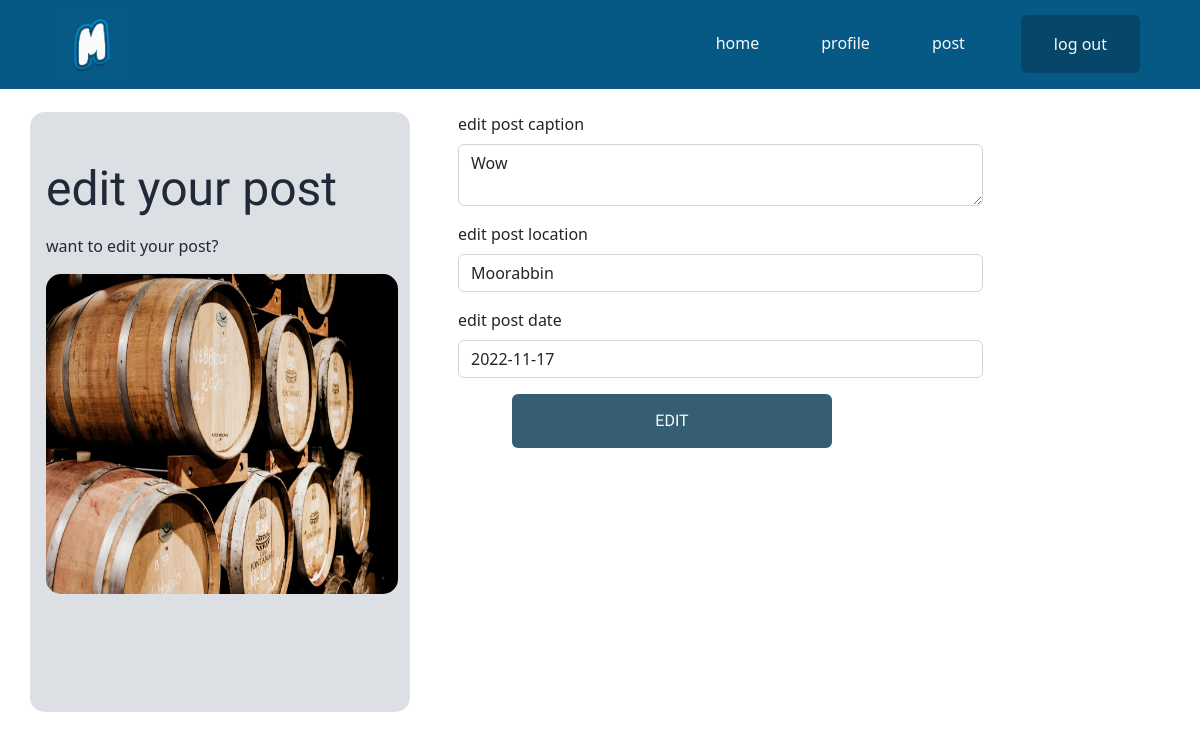
The app's page /editpost.php?post=10 (signed in) with its own data.
### tables this page shows
CREATE TABLE IF NOT EXISTS `posts` (
  `postid` int(11) NOT NULL AUTO_INCREMENT,
  `userid` int(11) DEFAULT NULL,
  `postImage` text,
  `caption` varchar(255) DEFAULT NULL,
  `postDate` date DEFAULT NULL,
  `location` varchar(255) DEFAULT NULL,
  PRIMARY KEY (`postid`),
  KEY `userid` (`userid`)
);

### editpost.php (the view, shortened to what this page needs)
<?php require './templates/header.php' ?>
<body>
<?php require './templates/navbar.php' ?>
<section class="container" id="updatePostSection" style="margin-top: 4rem;">
  <?php
  if(isset($_GET['post']) && isset($_SESSION['userid'])){
    require './includes/connection.inc.php';
    $postid = mysqli_real_escape_string($conn, $_GET['post']);
    $postid = intval($postid);
    $sql = "SELECT * FROM posts WHERE postid=?;";
    $statement = mysqli_stmt_init($conn);
    if(!mysqli_stmt_prepare($statement, $sql)){
      header("Location: ../editpost.php?error=sqlError&post=" . $postid);
      exit();
    } else {
      mysqli_stmt_bind_param($statement, "i", $postid);
      mysqli_stmt_execute($statement);
      $results = mysqli_stmt_get_result($statement);
      $row = mysqli_fetch_assoc($results);
    }
  } else {
    header("Location: ../home.php?error=forbidden");
    exit();
  }
  ?>
  <div class="row">
    <div class="col-4" id="editPostNote">
      <h1>edit your post</h2>
      <p>want to edit your post?</p>
      <img src="<?php if(!empty($_GET['post'])){echo $row['postImage'];}?>" alt="<?php if(!empty($_GET['post'])){echo $row['location'];}?>" style="width: 22rem; height:20rem">
    </div>
    <div class="col-8 mt-5 ps-5">
      <form action="./includes/updatepost.inc.php?post=<?php echo $_GET['post']
      ?>" method="POST">
      <div class="mb-3">
  <label for="editCaption" class="form-label">edit post caption</label>
  <textarea class="form-control w-75" id="editCaption" name="editCaption" rows="2" placeholder="edit your post caption"><?php if(!empty($_GET['post'])){echo $row['caption'];}?></textarea>
</div>
<div class="mb-3">
  <label for="editLocation" class="form-label">edit post location</label>
  <input type="text" class="form-control w-75" id="editLocation" placeholder="i.e melbourne, vic" name="editLocation" value="<?php if(!empty($_GET['post'])){echo $row['location'];} ?>">
</div>
<div class="mb-3">
  <label for="editDate" class="form-label">edit post date</label>
  <input type="text" class="form-control w-75" id="editDate" name="editDate" value=<?php if(!empty($_GET['post'])){echo $row['postDate'];}?> placeholder="<?php date_default_timezone_set("Australia/Melbourne"); $date = date('Y-m-d'); echo $date; ?>">
</div>
<input type="submit" value="edit" class="btn btn-secondary" name="submitEditPost" id="submitEditPost" style="left: 32rem;position:absolute;">
      </form>
    </div>
  </div>
</section>
</body>
</html>

### style/normal.css (style rules this page uses)
:root { --primary-light: #f9fafb; --primary-dark: #1f2937; --brand-color: #075985; }
.btn { width: 13rem; font-weight: 500; }
h1, h2, h3, h4, h5, h6 { color: var(--primary-dark); }
h1 { font-family: 'Knewave', cursive; font-size: 3rem; }
.btn-secondary { border: none; font-family: 'Knewave', cursive; background: #355d73; color: var(--primary-light); font-weight: 100; padding: 15px; text-transform: uppercase; border-radius: 6px; text-decoration: none; display: inline-block; transition: all 0.3s ease 0s; width: 20rem; }
body { background-color: var(--brand-secondary); }
#updatePostSection #editPostNote { background-color: #dcdfe3; color: var(--primary-dark); border-radius: 15px; margin-top: 2rem; height: 75vh; padding: 1rem; margin-top: 3rem; }
#postSection .postSectionNote h1, #updatePostSection #editPostNote h1 { padding-top: 2rem; }
#postSection .postSectionNote p, #editPostNote p { margin-top: 1rem; }
#postSection .postSectionNote img, #editPostNote img { border-radius: 15px; }

### style/desktop.css (style rules this page uses)
:root { --primary-light: #f9fafb; --primary-dark: #1f2937; --brand-color: #075985; }
.btn { width: 13rem; font-weight: 500; }
h1, h2, h3, h4, h5, h6 { color: var(--primary-dark); }
h1 { font-family: 'Knewave', cursive; font-size: 3rem; }
.btn-secondary { border: none; font-family: 'Knewave', cursive; background: #355d73; color: var(--primary-light); font-weight: 100; padding: 15px; text-transform: uppercase; border-radius: 6px; text-decoration: none; display: inline-block; transition: all 0.3s ease 0s; width: 20rem; }
body { background-color: var(--brand-secondary); }
#postSection .postSectionNote, #updatePostSection #editPostNote { background-color: #dcdfe3; color: var(--primary-dark); border-radius: 15px; margin-top: 2rem; height: 75vh; padding: 1rem; margin-top: 3rem; }
#postSection .postSectionNote h2, #updatePostSection #editPostNote h1 { padding-top: 2rem; }
#postSection .postSectionNote p, #editPostNote p { margin-top: 1rem; }
#postSection .postSectionNote img, #editPostNote img { border-radius: 15px; }
#postSection #postForm, #updatePostSection form { background-color: #dcdfe3; color: var(--primary-dark); border-radius: 15px; height: 75vh; padding: 1rem; }
#postSection #postForm input, #postSection #postForm textarea, #updatePostSection form input, #updatePostSection form textarea { margin: auto; background-color: var(--primary-light); }
#postSection #postForm input[type='submit'], #updatePostSection form input[type='submit'] { margin-left: 13rem; background-color: var(--brand-color); margin-top: 1.5rem; transition: all 1s ease-in-out; color: var(--primary-light); }
#postSection #postForm label, #updatePostSection form label { margin-left: 2rem; }

### style/tablet.css (style rules this page uses)
:root { --primary-light: #f9fafb; --primary-dark: #1f2937; --brand-color: #075985; }
.btn { width: 13rem; font-weight: 500; }
h1, h2, h3, h4, h5, h6 { color: var(--primary-dark); }
h1 { font-family: 'Knewave', cursive; font-size: 3rem; }
.btn-secondary { border: none; font-family: 'Knewave', cursive; background: #355d73; color: var(--primary-light); font-weight: 100; padding: 15px; text-transform: uppercase; border-radius: 6px; text-decoration: none; display: inline-block; transition: all 0.3s ease 0s; width: 20rem; }
body { background-color: var(--brand-secondary); }
#postSection .postSectionNote, #updatePostSection #editPostNote { background-color: #dcdfe3; color: var(--primary-dark); border-radius: 15px; margin-top: 2rem; height: 75vh; padding: 1rem; margin-top: 3rem; }
#postSection .postSectionNote h1, #updatePostSection #editPostNote h1 { padding-top: 2rem; }
#postSection .postSectionNote p, #editPostNote p { margin-top: 1rem; }
#postSection .postSectionNote img, #editPostNote img { border-radius: 15px; }

### style/smartphone.css (style rules this page uses)
:root { --primary-light: #f9fafb; --primary-dark: #1f2937; --brand-color: #075985; }
.btn { width: 13rem; font-weight: 500; }
h1, h2, h3, h4, h5, h6 { color: var(--primary-dark); }
h1 { font-family: 'Knewave', cursive; font-size: 3rem; }
.btn-secondary { border: none; font-family: 'Knewave', cursive; background: #355d73; color: var(--primary-light); font-weight: 100; padding: 15px; text-transform: uppercase; border-radius: 6px; text-decoration: none; display: inline-block; transition: all 0.3s ease 0s; width: 10rem; }
body { background-color: var(--brand-secondary); }
#updatePostSection #editPostNote h1 { padding-top: 2rem; }
#postSection .postSectionNote p, #editPostNote p { margin-top: 1rem; }
#postSection .postSectionNote img, #editPostNote img { border-radius: 15px; }

### records on screen
posts: postImage (picture), editCaption "Wow", editLocation "Moorabbin", editDate "2022-11-17"
